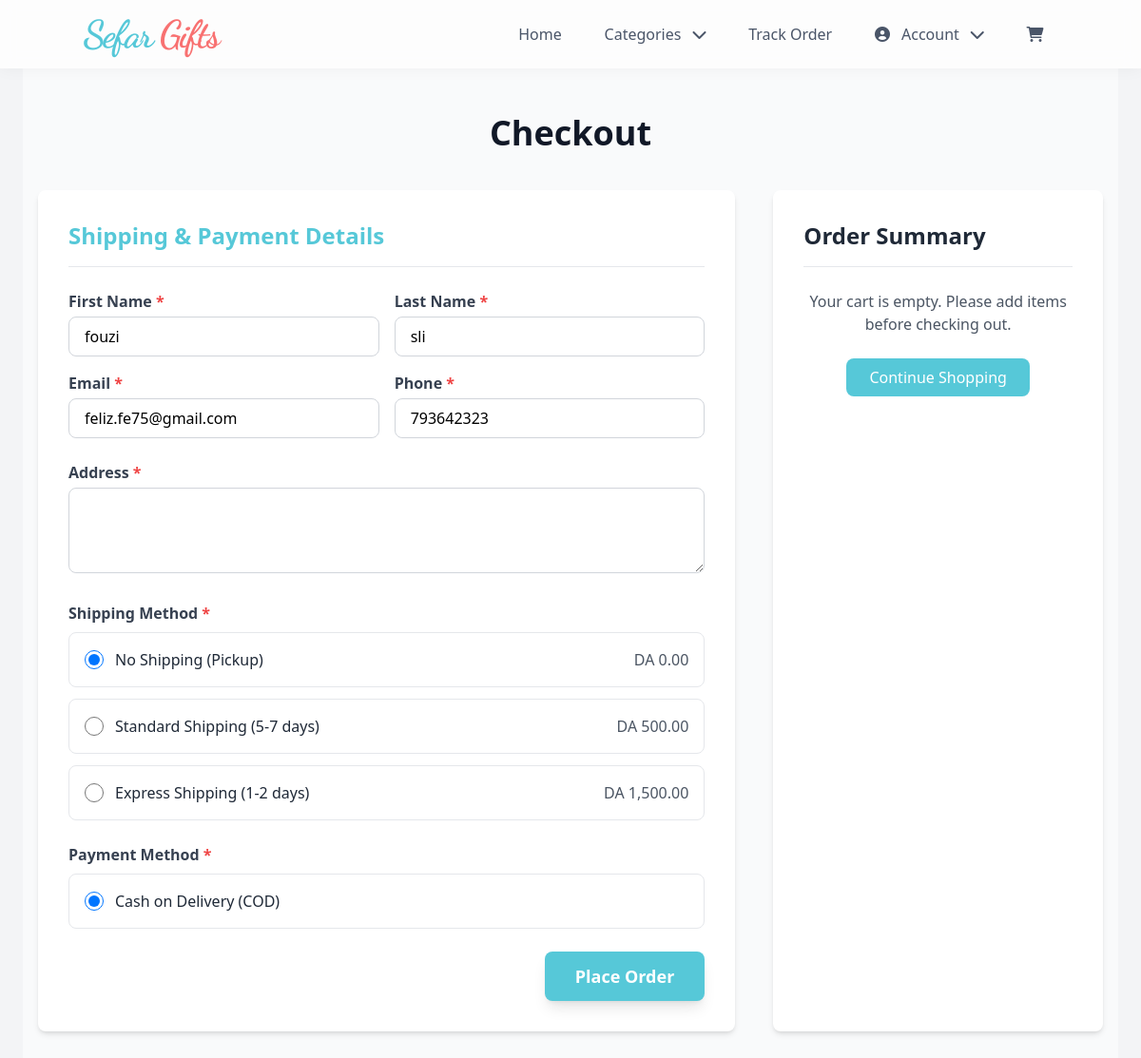
Screenshot of /checkout.php (signed in) with the database file from the repository.
### tables this page shows
CREATE TABLE IF NOT EXISTS `users` (
  `id` int NOT NULL AUTO_INCREMENT,
  `fname` varchar(10) NOT NULL,
  `lname` varchar(10) NOT NULL,
  `phone` int NOT NULL,
  `email` varchar(30) NOT NULL,
  `username` varchar(10) NOT NULL,
  `password` varchar(255) DEFAULT NULL,
  `role` enum('admin','client') NOT NULL DEFAULT 'client',
  `created_at` timestamp NULL DEFAULT CURRENT_TIMESTAMP,
  PRIMARY KEY (`id`)
);

### checkout.php (the view, shortened to what this page needs)
<?php
$conn = new mysqli("localhost", "root", "", "giftstore");
$conn->set_charset("utf8mb4");
$user_id = $_SESSION['id'];
$user_details = [];
$stmt_user = $conn->prepare("SELECT email, fname, lname, phone FROM users WHERE id = ?");
if ($stmt_user) {
  $stmt_user->bind_param("i", $user_id);
  $stmt_user->execute();
  $result_user = $stmt_user->get_result();
  if ($result_user->num_rows > 0) {
    $user_details = $result_user->fetch_assoc();
  }
}
$shipping_options = [
  'none' => ['name' => 'No Shipping (Pickup)', 'cost' => 0.00],
  'standard' => ['name' => 'Standard Shipping (5-7 days)', 'cost' => 500.00],
  'express' => ['name' => 'Express Shipping (1-2 days)', 'cost' => 1500.00]
];
$selected_shipping_cost = 0;
$selected_shipping_method_key = 'none';
$shopping_cart = $_SESSION["shopping_cart"] ?? [];
$subtotal = 0;
$total = $subtotal + $selected_shipping_cost;
?>
<!DOCTYPE html>
<html lang="en">
<head>
  <script src="https://cdn.tailwindcss.com"></script>
</head>
<body class="bg-gray-100 font-sans">
  <?php include("navbar.php"); ?>
  <div class="max-w-6xl mx-auto px-4 py-12 bg-gray-50 min-h-screen">
    <h1 class="text-4xl font-extrabold text-gray-900 mb-10 text-center">Checkout</h1>
    <div class="grid grid-cols-1 lg:grid-cols-3 gap-10">
      <div class="lg:col-span-2 bg-white p-8 rounded-lg shadow-md">
        <h2 class="text-2xl font-bold text-turquoise-primary mb-6 border-b pb-4">Shipping & Payment Details</h2>
        <form method="POST" action="checkout.php" class="space-y-6">
          <div class="grid grid-cols-1 md:grid-cols-2 gap-4">
            <div>
              <label for="fname" class="block mb-1 font-semibold text-gray-700">First Name <span
                  class="text-red-500">*</span></label>
              <input type="text" id="fname" name="fname" value="<?= htmlspecialchars($user_details['fname'] ?? '') ?>"
                required
                class="w-full px-4 py-2 border border-gray-300 rounded-lg focus:ring-turquoise-primary focus:border-turquoise-primary">
            </div>
            <div>
              <label for="lname" class="block mb-1 font-semibold text-gray-700">Last Name <span
                  class="text-red-500">*</span></label>
              <input type="text" id="lname" name="lname" value="<?= htmlspecialchars($user_details['lname'] ?? '') ?>"
                required
                class="w-full px-4 py-2 border border-gray-300 rounded-lg focus:ring-turquoise-primary focus:border-turquoise-primary">
            </div>
            <div>
              <label for="email" class="block mb-1 font-semibold text-gray-700">Email <span
                  class="text-red-500">*</span></label>
              <input type="email" id="email" name="email" value="<?= htmlspecialchars($user_details['email'] ?? '') ?>"
                required
                class="w-full px-4 py-2 border border-gray-300 rounded-lg focus:ring-turquoise-primary focus:border-turquoise-primary">
            </div>
            <div>
              <label for="phone" class="block mb-1 font-semibold text-gray-700">Phone <span
                  class="text-red-500">*</span></label>
              <input type="text" id="phone" name="phone" value="<?= htmlspecialchars($user_details['phone'] ?? '') ?>"
                required
                class="w-full px-4 py-2 border border-gray-300 rounded-lg focus:ring-turquoise-primary focus:border-turquoise-primary">
            </div>
          </div>
          <div class="mt-4">
            <label for="address" class="block mb-1 font-semibold text-gray-700">Address <span
                class="text-red-500">*</span></label>
            <textarea id="address" name="address" rows="3" required
              class="w-full px-4 py-2 border border-gray-300 rounded-lg focus:ring-turquoise-primary focus:border-turquoise-primary"><?= htmlspecialchars($user_details['address'] ?? '') ?></textarea>
          </div>
          <div class="mt-6">
            <label class="block mb-2 font-semibold text-gray-700">Shipping Method <span
                class="text-red-500">*</span></label>
            <div class="space-y-3">
              <?php foreach ($shipping_options as $key => $option): ?>
                <label class="flex items-center p-4 border border-gray-200 rounded-lg cursor-pointer hover:bg-gray-50 transition-colors">
                  <input type="radio" name="shipping_method" value="<?= $key ?>"
                    class="form-radio h-5 w-5 text-turquoise-primary focus:ring-turquoise-primary"
                    <?= ($key === $selected_shipping_method_key) ? 'checked' : '' ?>>
                  <span class="ml-3 text-gray-800 font-medium"><?= htmlspecialchars($option['name']) ?></span>
                  <span class="ml-auto text-gray-600">DA <?= number_format($option['cost'], 2) ?></span>
                </label>
              <?php endforeach; ?>
            </div>
          </div>
          <div class="mt-6">
            <label class="block mb-2 font-semibold text-gray-700">Payment Method <span
                class="text-red-500">*</span></label>
            <div class="space-y-3">
              <label class="flex items-center p-4 border border-gray-200 rounded-lg cursor-pointer hover:bg-gray-50 transition-colors">
                <input type="radio" name="payment_method" value="cod" class="form-radio h-5 w-5 text-turquoise-primary focus:ring-turquoise-primary" checked>
                <span class="ml-3 text-gray-800 font-medium">Cash on Delivery (COD)</span>
              </label>
              </div>
          </div>
          <div class="mt-8 text-right">
            <button type="submit" name="submit"
              class="bg-turquoise-primary hover:bg-cyan-700 text-white px-8 py-3 rounded-lg text-lg font-semibold transition-colors shadow-lg">
              Place Order
            </button>
          </div>
        </form>
      </div>
      <div class="lg:col-span-1 bg-white p-8 rounded-lg shadow-md">
        <h2 class="text-2xl font-bold text-gray-800 mb-6 border-b pb-4">Order Summary</h2>
        <?php if (!empty($shopping_cart)): ?>
          <ul class="divide-y divide-gray-200">
            <?php foreach ($shopping_cart as $item): ?>
              <li class="flex justify-between items-center py-4">
                <div class="flex items-center">
                  <img src="uploads/<?= htmlspecialchars($item['item_image'] ?? 'no-image.jpg') ?>"
                    alt="<?= htmlspecialchars($item['item_name']) ?>" class="w-16 h-16 object-cover rounded-md mr-4">
                  <div>
                    <h4 class="text-gray-800 font-medium"><?= htmlspecialchars($item['item_name']) ?></h4>
                    <p class="text-sm text-gray-500">Quantity: <?= $item['item_quantity'] ?></p>
                  </div>
                </div>
                <span class="text-turquoise-primary font-semibold">DA
                  <?= number_format($item['item_price'] * $item['item_quantity'], 2) ?></span>
              </li>
            <?php endforeach; ?>
          </ul>
          <div class="mt-6 pt-4 border-t border-gray-200 space-y-3 text-lg">
            <div class="flex justify-between font-medium text-gray-700">
              <span>Subtotal:</span>
              <span id="subtotal-display" data-subtotal="<?= $subtotal ?>" class="text-turquoise-primary">DA
                <?= number_format($subtotal, 2) ?></span>
            </div>
            <div class="flex justify-between font-medium text-gray-700">
              <span>Shipping:</span>
              <span id="shipping-cost-display" class="text-turquoise-primary">DA
                <?= number_format($selected_shipping_cost, 2) ?></span>
            </div>
            <div class="flex justify-between font-bold text-gray-900 text-xl mt-4">
              <span>Total:</span>
              <span id="total-display" class="text-turquoise-primary">DA <?= number_format($total, 2) ?></span>
            </div>
          </div>
        <?php else: ?>
          <p class="text-center text-gray-600">Your cart is empty. Please add items before checking out.</p>
          <div class="mt-6 text-center">
            <a href="index.php"
              class="inline-block bg-turquoise-primary hover:bg-cyan-700 text-white px-6 py-2 rounded-lg transition-colors">
              Continue Shopping
            </a>
          </div>
        <?php endif; ?>
      </div>
    </div>
  </div>
</body>
</html>

### checkout.php (style rules this page uses)
.text-turquoise-primary { color: #56c8d8; }
.bg-turquoise-primary { background-color: #56c8d8; }

### navbar.php (style rules this page uses)
.text-turquoise-primary { color: #56c8d8; }
.bg-turquoise-primary { background-color: #56c8d8; }
body { font-family: 'Poppins', sans-serif; }

### rows the page displays
users: fname "fouzi", lname "sli", email "feliz.fe75@gmail.com", phone "793642323"

### other values shown
$option['name'] "No Shipping (Pickup)"
$option['cost'] "0.00"
$option['name'] "Standard Shipping (5-7 days)"
$option['cost'] "500.00"
$option['name'] "Express Shipping (1-2 days)"
$option['cost'] "1,500.00"
